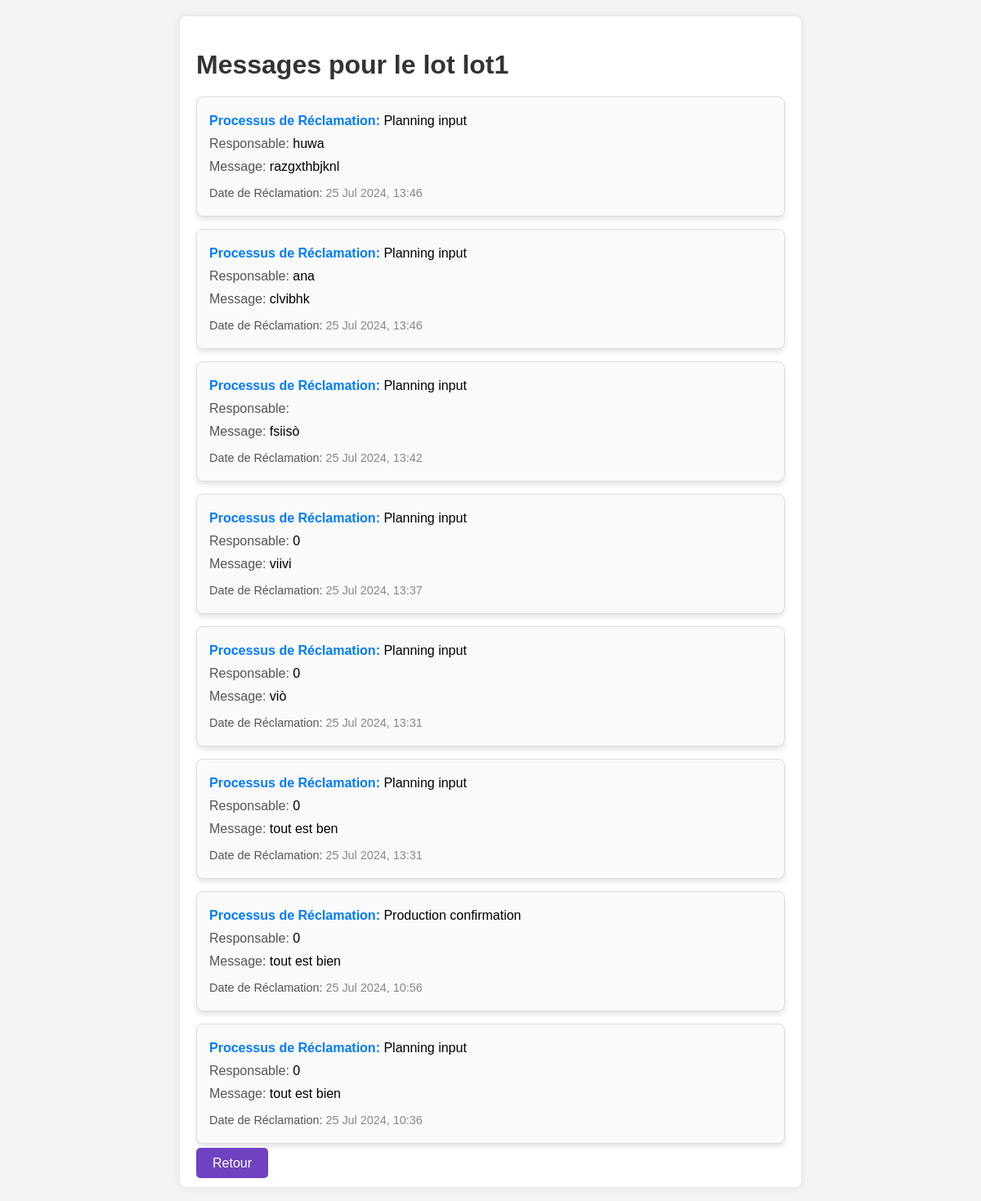
The page /lot_messages/lot1/ on the database its author committed.
### suivi/models.py (models this page shows, shortened)
class Lot(models.Model):
    ref = models.CharField(max_length=20, primary_key=True)
    quantite = models.IntegerField()

class Message(models.Model):
    lot = models.ForeignKey(Lot, on_delete=models.CASCADE)
    processus = models.ForeignKey(Processus, on_delete=models.CASCADE)
    temps_reclamation = models.DateTimeField()
    le_message = models.TextField()
    responsable = models.CharField(max_length=255)
    class Meta:
        unique_together = (('lot', 'processus', 'temps_reclamation'),)

class Processus(models.Model):
    id = models.AutoField(primary_key=True)
    nom_proc = models.CharField(max_length=100)
    responsable = models.CharField(max_length=100)
    duree = models.IntegerField(default=0)  # Durée en minutes
    def __str__(self):
        return self.nom_proc

### suivi/views.py (the view)
# urls.py: path('lot_messages/<str:lot_ref>/', views.lot_messages, name='lot_messages'),
def lot_messages(request, lot_ref):
    lot = get_object_or_404(Lot, ref=lot_ref)
    messages = Message.objects.filter(lot=lot).order_by('-temps_reclamation')
    return render(request, 'lot_messages.html', {
        'lot': lot,
        'messages': messages
    })

### suivi/templates/lot_messages.html (shortened to what this page needs)
<!DOCTYPE html>
<html lang="en">
<head>
</head>
<body>
    <div class="container">
        <h1>Messages pour le lot {{ lot.ref }}</h1>
        {% if messages %}
            {% for message in messages %}
                <div class="message">
                    <p><span class="processus">Processus de Réclamation:</span> {{ message.processus }}</p>
                    <p><span class="info">Responsable:</span> {{ message.responsable }}</p>
                    <p><span class="info">Message:</span> {{ message.le_message }}</p>
                    <p class="date"><span class="info">Date de Réclamation:</span> {{ message.temps_reclamation|date:"d M Y, H:i" }}</p>
                </div>
            {% endfor %}
        {% else %}
            <p class="no-messages">Aucun message pour ce lot.</p>
        {% endif %}
        <a href="{% url 'index' %}" class="button">Retour</a>
    </div>
</body>
</html>

### suivi/templates/lot_messages.html (style rules this page uses)
body { font-family: Tahoma, sans-serif; background-color: #f4f4f4; margin: 0; padding: 0; }
.container { width: 60%; margin: 20px auto; background: #fff; border-radius: 8px; box-shadow: 0 0 10px rgba(0,0,0,0.1); padding: 20px; }
h1 { color: #333; margin-bottom: 20px; }
.message { border: 1px solid #ddd; padding: 15px; margin-bottom: 15px; background-color: #fafafa; border-radius: 8px; box-shadow: 0 4px 6px rgba(0,0,0,0.1); display: flex; flex-direction: column; }
.message p { margin: 5px 0; }
.message .info { color: #555; }
.message .date { font-size: 0.9em; color: #888; margin-top: 10px; }
.message .processus { font-weight: bold; color: #007BFF; }
.button { margin-top: 20px; padding: 10px 20px; font-size: 16px; background-color: #6f42c1; color: white; border: none; border-radius: 5px; cursor: pointer; text-decoration: none; }

### rows shown on the page
Lot: ref "lot1"
Message: processus "Planning input", responsable "huwa", le_message "razgxthbjknl", temps_reclamation "25 Jul 2024, 13:46"
Message: processus "Planning input", responsable "ana", le_message "clvibhk", temps_reclamation "25 Jul 2024, 13:46"
Message: processus "Planning input", le_message "fsiisò", temps_reclamation "25 Jul 2024, 13:42"
Message: processus "Planning input", responsable "0", le_message "viivi", temps_reclamation "25 Jul 2024, 13:37"
Message: processus "Planning input", responsable "0", le_message "viò", temps_reclamation "25 Jul 2024, 13:31"
Message: processus "Planning input", responsable "0", le_message "tout est ben", temps_reclamation "25 Jul 2024, 13:31"
Message: processus "Production confirmation", responsable "0", le_message "tout est bien", temps_reclamation "25 Jul 2024, 10:56"
Message: processus "Planning input", responsable "0", le_message "tout est bien", temps_reclamation "25 Jul 2024, 10:36"
